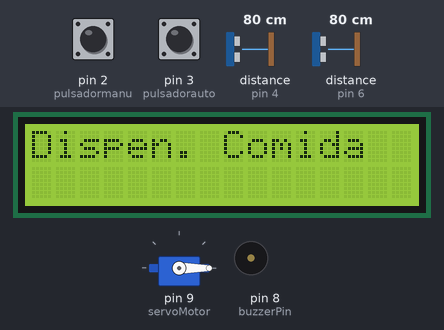
Recording of a sketch running on a simulated Arduino Uno, built with avr-gcc and run on an emulated ATmega328P. Parts: 16×2 character LCD, servo, buzzer (waves = sounding, pin HIGH). Wiring (inferred from the names in the program): ultrasonic range finder: trigger pin 7; echo pin 6. Inputs (shaded band) come from the test bench; at power-on: distance to the obstacle (sensors on pin 6, pin 4) 80 cm, pin 3 (pulsadorauto) LOW, pin 2 (pulsadormanu) LOW. The echo pulse lasts 58.3 µs per cm; pins used as bus, display or sensor lines are not drawn.

Above: at 1.2 s.
1.3 s: distance to the obstacle (sensor on pin 6) set to 24 cm
4.5 s: distance to the obstacle (sensor on pin 6) set to 19 cm
At 7.4 s:
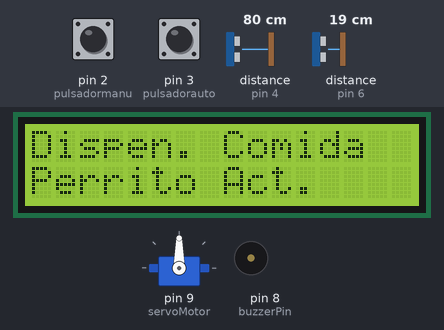
18.5 s: pin 3 (pulsadorauto) pulled HIGH for 0.15 s
At 19.5 s:
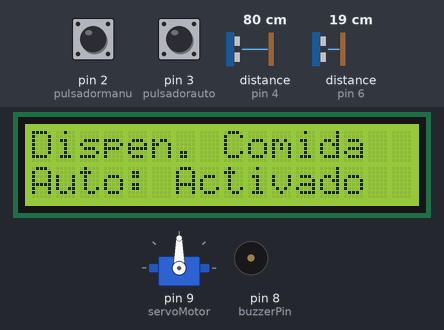
22.0 s: pin 2 (pulsadormanu) pulled HIGH for 0.15 s
At 22.09 s:
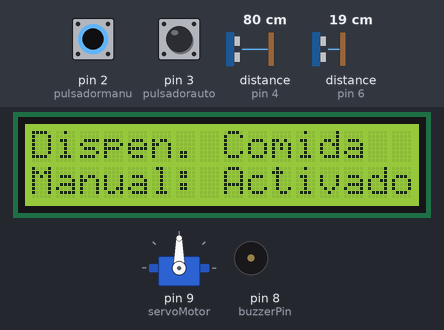
23.6 s: pin 3 (pulsadorauto) pulled HIGH for 1 s
At 27.1 s:
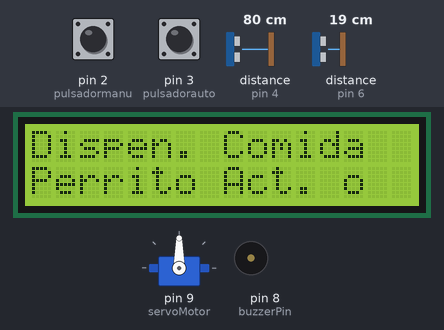
29.2 s: distance to the obstacle (sensor on pin 6) set to 12 cm
36.3 s: distance to the obstacle (sensor on pin 6) set to 9 cm
Timing chart, 0 to 39.3 s (numbered marks = the images above; inputs shaded):
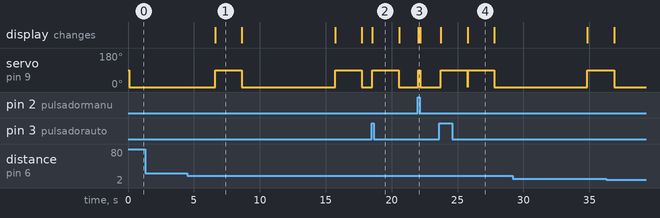

The sketch:

Proyecto_Final_de_Todo_Dispensador.ino
```cpp
/*
  Fundación Kinal
    Centro educativo Técncico Laboral Kinal
    Quinto Perito
    Quinto Electrónica
    Codigo Técnico: EB5AM
    Curso: Taller de Electrónica Digital y reparación de computadoras
    Proyecto: Proyecto Final de Taller
    Dev: Paulo Calito 2020265
    Fecha: Jue- 27/09/2024
*/

#include <LiquidCrystal_I2C.h>
#include <Servo.h>

#define direccion_lcd 0x27
#define filas 2
#define columnas 16

Servo servoMotor;
LiquidCrystal_I2C lcd_paulo(direccion_lcd, columnas, filas);

const int trigPinServo = 7;  // Pines del sensor ultrasónico para el servo
const int echoPinServo = 6;
const int trigPinComida = 5;  // Pines del sensor ultrasónico para la comida
const int echoPinComida = 4;
const int buzzerPin = 8;

const int pulsadormanu = 2;  // Pulsador rojo
const int pulsadorauto = 3;  // Pulsador negro

int estadoPulsador = 0;
int estadoPulsador2 = 0;
long tiempoDeteccion = 0;
bool objetoDetectado = false;
bool enEspera = false;  // variable para controlar si está en espera
long tiempoEspera = 0;
bool buzzerActivado = false;  // variable para controlar el estado del buzzer
unsigned long tiempoUltimaMedida = 0;  // variable para almacenar el tiempo de la última medida

void setup() {
  lcd_paulo.init();
  lcd_paulo.backlight();
  lcd_paulo.setCursor(0, 0);
  lcd_paulo.print("Dispen. Comida");


  servoMotor.attach(9);

// pines del pulsador
  pinMode(pulsadormanu, INPUT);
  pinMode(pulsadorauto, INPUT);

  // pines de los sensores y buzzer
  pinMode(trigPinServo, OUTPUT);
  pinMode(echoPinServo, INPUT);
  pinMode(trigPinComida, OUTPUT);
  pinMode(echoPinComida, INPUT);
  pinMode(buzzerPin, OUTPUT);

  // coloca el servo en la posición inicial de 0 °
  servoMotor.write(0);
}

void loop() {
  // esto lee los estados de los pulsadores
  estadoPulsador = digitalRead(pulsadormanu);
  estadoPulsador2 = digitalRead(pulsadorauto);

  //  control del servo en modo manual
  if (estadoPulsador == HIGH) {
    servoMotor.write(90);  // Mueve el servo a 90 grados
    lcd_paulo.setCursor(0, 1);
    lcd_paulo.print("Manual: Activado");
  }
  else {
    servoMotor.write(0);  // Vuelve el servo a 0 grados
    lcd_paulo.setCursor(0, 1);
    lcd_paulo.print("                   ");  //
  }

  // Control del servo en modo automático
  if (estadoPulsador2 == HIGH) {
    servoMotor.write(90);  // Mueve el servo a 90 grados
    lcd_paulo.setCursor(0, 1);
    lcd_paulo.print("Auto: Activado ");
    delay(2000);  // Mantiene la posición durante 2 segundos
    servoMotor.write(0);  // Regresa a la posición inicial (0 grados)
    lcd_paulo.setCursor(0, 1);
    lcd_paulo.print("             ");
  }

  // sensor de la comida
  long duracionComida, distanciaComida;

  // Solo si han pasado 10 segundos desde la última medida
  if (millis() - tiempoUltimaMedida >= 10000) {
    // Envía un pulso de 10 microsegundos al sensor de comida
    digitalWrite(trigPinComida, LOW);
    delayMicroseconds(2);
    digitalWrite(trigPinComida, HIGH);
    delayMicroseconds(10);
    digitalWrite(trigPinComida, LOW);

    duracionComida = pulseIn(echoPinComida, HIGH);
    distanciaComida = duracionComida * 0.034 / 2;

    // Solo si la distancia es de 15 cm o menos se procesa el sensor de comida
    if (distanciaComida <= 13) {
      // Si la distancia está entre 10 cm y 15 cm y el buzzer no está ya activado
      if (distanciaComida > 10 && !buzzerActivado) {
        digitalWrite(buzzerPin, HIGH);
        lcd_paulo.setCursor(0, 1);
        lcd_paulo.print("Nivel Bajo!");
        buzzerActivado = true;
        delay(10000);
        digitalWrite(buzzerPin, LOW);    // Apagar el buzzer
        buzzerActivado = false; // Resetear el estado del buzzer
        lcd_paulo.setCursor(0, 1);
        lcd_paulo.print("                ");
      }
    }

    // Actualiza el tiempo de la última medida
    tiempoUltimaMedida = millis();
  }

  // servo de con el ultrasonico
  long duracion, distancia;

  // Si está en espera, verificar si han pasado los 5 segundos de pausa
  if (enEspera) {
    if (millis() - tiempoEspera >= 5000) {
      enEspera = false;  // Salir del modo de espera
    }
    return;  // Si está en espera, no seguir procesando el sensor ultrasónico
  }

  digitalWrite(trigPinServo, LOW);
  delayMicroseconds(2);
  digitalWrite(trigPinServo, HIGH);
  delayMicroseconds(10);
  digitalWrite(trigPinServo, LOW);

  // Lee el tiempo del pulso de retorno en el pin Echo
  duracion = pulseIn(echoPinServo, HIGH);

  distancia = duracion * 0.034 / 2;

  // Si el objeto está entre 10 cm y 20 cm
  if (distancia >= 10 && distancia <= 20) {
    if (!objetoDetectado) {
      objetoDetectado = true;
      tiempoDeteccion = millis();
    }

    if (millis() - tiempoDeteccion >= 2000) {
      servoMotor.write(90);  // Mueve el servo a 90 grados
      lcd_paulo.setCursor(0, 1);
      lcd_paulo.print("Perrito Act.");
      delay(2000);  // Mantiene el servo en 90 grados por 2 segundos
      servoMotor.write(0);  // Regresa a la posición inicial (0 grados)
      lcd_paulo.setCursor(0, 1);
      lcd_paulo.print("                ");

      // Activar el modo de espera durante 5 segundos
      enEspera = true;
      tiempoEspera = millis();  // Registra el tiempo en que empieza la espera
      objetoDetectado = false;  // Reiniciar la detección de objetos
    }
  }
  else {
    objetoDetectado = false;
    tiempoDeteccion = 0;
  }

  delay(100);

  // por si lo hago bad
}
```

Measured:
- the behaviour switches between 22 and 21 cm on distance to the obstacle (sensor on pin 6) (found by bisection; images 0 and 1)
- after the input at 1.3 s, every drawn part: stays the same
- after the input at 4.5 s, servo on pin 9 (servoMotor): alternates 90° for 2.0 s and 0° for 7.1 s, starting after 2.1 s; the display: changes after 2.1 s (image 1)
- after the input at 18.5 s, servo on pin 9 (servoMotor): 0° → 90° after 0.05 s, → 0° 2.0 s later; the display: changes after 0.05 s (image 2)
- after the input at 22.0 s, servo on pin 9 (servoMotor): 0° → 90° at once, → 0° 0.14 s later; the display: changes at once (image 3)
- after the input at 23.6 s, the display: first changes after 0.15 s (image 4 shows a later state)
- what the display in image 1 shows lasts 2.0 s, from 6.6 s to 8.6 s
